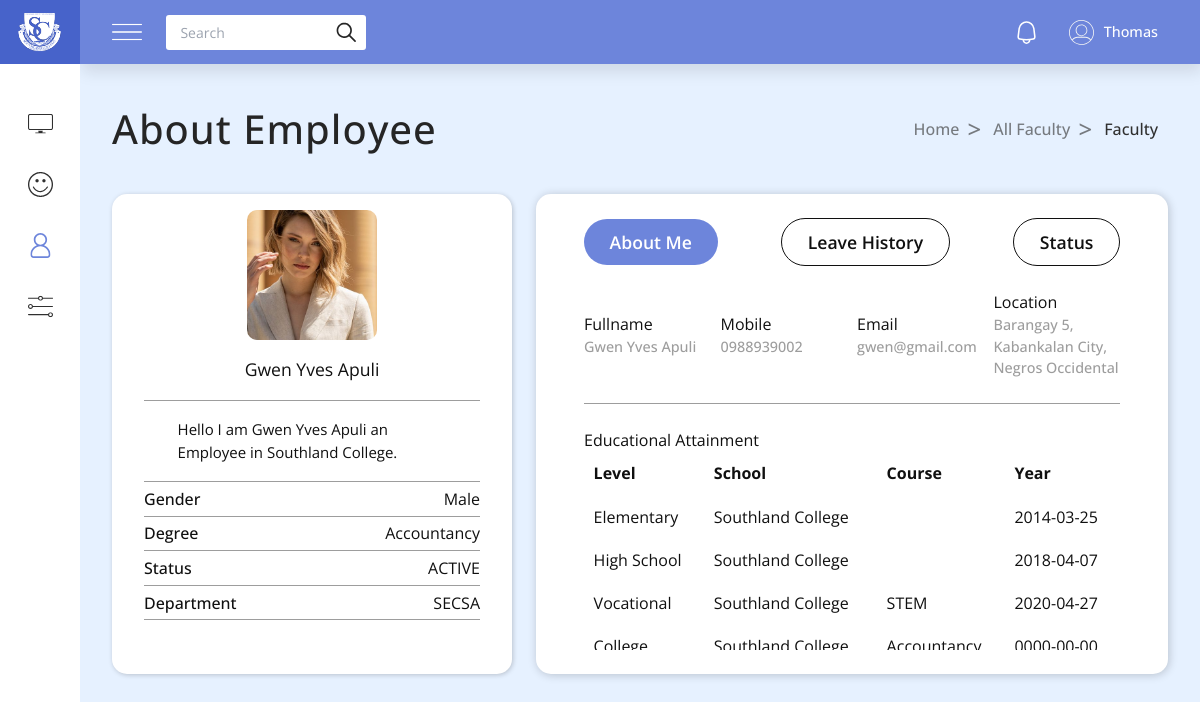
Before: /admin/about_faculty.php?faculty_id=10101 (signed in) with the older database file.
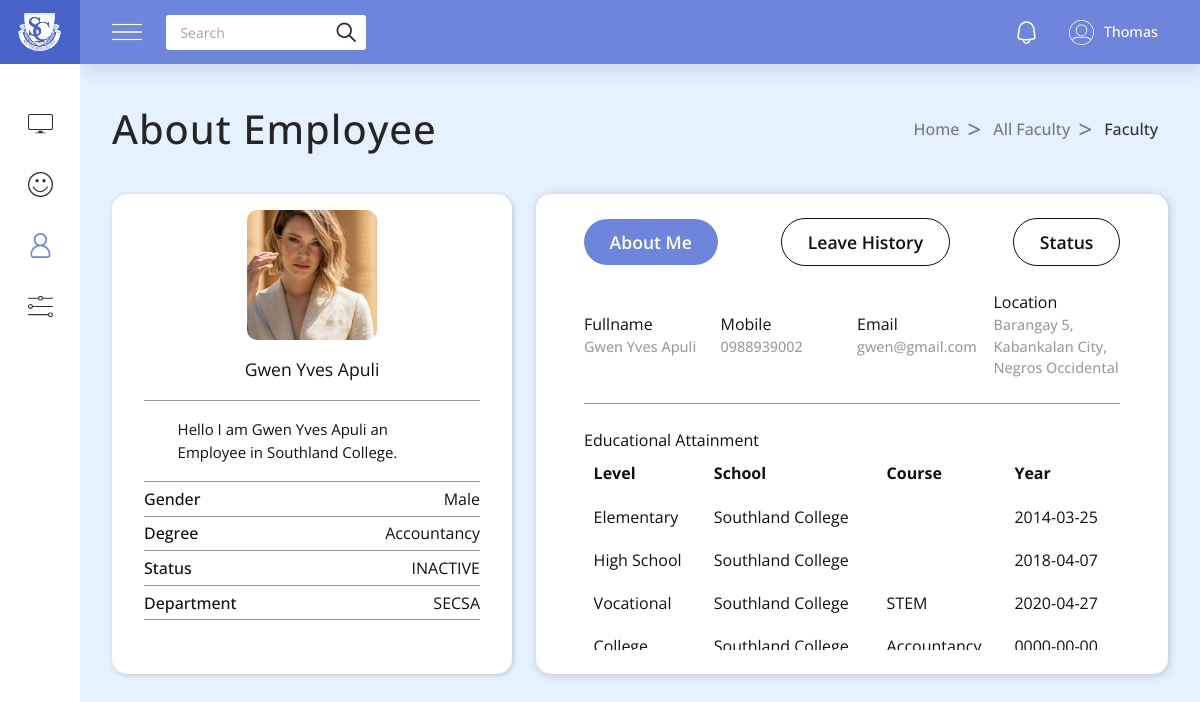
After: the same page with the newer database file.
### tables this page shows
CREATE TABLE `faculty_tbl` (
  `faculty_id` int(11) NOT NULL,
  `fname` varchar(255) NOT NULL,
  `mname` varchar(255) NOT NULL,
  `lname` varchar(255) NOT NULL,
  `date_of_birth` date NOT NULL,
  `place_of_birth` varchar(255) NOT NULL,
  `sex` varchar(255) NOT NULL,
  `blood_type` varchar(255) NOT NULL,
  `civil_status` varchar(255) NOT NULL,
  `tin_id` varchar(255) NOT NULL,
  `citizenship` varchar(255) NOT NULL,
  `sss_no` varchar(255) NOT NULL,
  `pagibig_no` varchar(255) NOT NULL,
  `philhealth_no` varchar(255) NOT NULL,
  `height` float NOT NULL,
  `weight` float NOT NULL,
  `residential_address` varchar(255) NOT NULL,
  `permanent_address` varchar(255) NOT NULL,
  `email` varchar(255) NOT NULL,
  `contact_number` varchar(255) NOT NULL,
  `status` varchar(255) NOT NULL DEFAULT 'ACTIVE',
  `photo_path` varchar(255) DEFAULT NULL,
  `department` varchar(255) NOT NULL
);

CREATE TABLE `college_tbl` (
  `employee_id` int(11) NOT NULL,
  `schoolname` varchar(255) NOT NULL,
  `address` varchar(255) NOT NULL,
  `course` varchar(255) NOT NULL,
  `year_graduate` date NOT NULL
);

CREATE TABLE `elementary_tbl` (
  `employee_id` int(11) NOT NULL,
  `schoolname` varchar(255) NOT NULL,
  `address` varchar(255) NOT NULL,
  `year_graduate` varchar(255) NOT NULL
);

CREATE TABLE `highschool_tbl` (
  `employee_id` int(11) NOT NULL,
  `schoolname` varchar(255) NOT NULL,
  `address` varchar(255) NOT NULL,
  `course` varchar(255) NOT NULL,
  `year_graduate` date NOT NULL
);

CREATE TABLE `vocational_tbl` (
  `employee_id` int(11) NOT NULL,
  `schoolname` varchar(255) NOT NULL,
  `address` varchar(255) NOT NULL,
  `course` varchar(255) NOT NULL,
  `year_graduate` date NOT NULL
);

### admin/about_faculty.php (the view, shortened to what the rows shown need)
<?php
include('includes/connection.php');
if (isset($_GET['faculty_id'])) {
    $id = $_GET['faculty_id'];
    $query = "SELECT * from faculty_tbl WHERE faculty_id = '$id'";
    $query_res = mysqli_query($conn, $query);
    while ($row = mysqli_fetch_assoc($query_res)) {
        $fname = $row['fname'];
        $lname = $row['lname'];
        $sex = $row['sex'];
        $contact = $row['contact_number'];
        $email = $row['email'];
        $permanent_address = $row['permanent_address'];
        $f_photo_path = $row['photo_path'];
        $status = $row['status'];
        $department = $row['department'];
    }
    $query = "SELECT * FROM elementary_tbl WHERE employee_id = $id";
    $query_res = mysqli_query($conn, $query);
    if ($row = mysqli_fetch_assoc($query_res)) {
        $elem_school = $row['schoolname'];
        $elem_year = $row['year_graduate'];
    }
    $query = "SELECT * FROM highschool_tbl WHERE employee_id = $id";
    $query_res = mysqli_query($conn, $query);
    if ($row = mysqli_fetch_assoc($query_res)) {
        $highschool_school = $row['schoolname'];
        $highschool_year = $row['year_graduate'];
    }
    $query = "SELECT * FROM vocational_tbl WHERE employee_id = $id";
    $query_res = mysqli_query($conn, $query);
    if ($row = mysqli_fetch_assoc($query_res)) {
        $vocational_school = $row['schoolname'];
        $vocational_course = $row['course'];
        $vocational_year = $row['year_graduate'];
    }
    $query = "SELECT * FROM college_tbl WHERE employee_id = $id";
    $query_res = mysqli_query($conn, $query);
    if ($row = mysqli_fetch_assoc($query_res)) {
        $college_school = $row['schoolname'];
        $college_course = $row['course'];
        $college_year = $row['year_graduate'];
    }
}
?>
<!DOCTYPE html>
<html lang="en">
<head>
    <link rel="stylesheet" href="styles/nav.css" />
    <link rel="stylesheet" href="styles/about.css" />
    <script src="https://cdn.tailwindcss.com"></script>
</head>
<body>
    <?php require 'partials/nav.php' ?>
    <section class="section">
        <div class="section-title">
            <h1>About Employee</h1>
        </div>
        <div class="about-container">
            <div class="about-profile">
                <form id="photoForm" class="prof-img transition-all relative group">
                    <?php if (isset($_GET['faculty_id'])) : ?>
                        <img src="<?= !@$f_photo_path ? "images/profile-black.svg" : $f_photo_path ?>" alt="profile" class="object-cover">
                    <?php else : ?>
                        <img src="<?= !@$photo_path ? "images/profile-black.svg" : $photo_path ?>" alt="profile" class="object-cover">
                    <?php endif; ?>
                </form>
                <div class="profile-desc">
                    <div class="profile-name">
                        <?php echo "<h1>$fname $lname</h1>"; ?>
                    </div>
                    <div class="profile-info">
                        <p>Hello I am <?php echo "$fname $lname" ?> an Employee in Southland College.</p>
                    </div>
                    <div class="bordered-info">
                        <h3>Gender</h3>
                        <?php echo "<p>$sex</p>"; ?>
                    </div>
                    <div class="bordered-info">
                        <h3>Degree</h3>
                        <span><?php echo "$college_course" ?></span>
                    </div>
                    <div class="bordered-info">
                        <h3>Status</h3>
                        <span><?php echo $status ?></span>
                    </div>
                    <div class="bordered-info">
                        <h3>Department</h3>
                        <span><?php echo $department ?></span>
                    </div>
                </div>
            </div>
            <div class="about">
                <div class="info">
                    <div class="flex-1 w-1/4 overflow-hidden text-ellipsis">
                        <h3>Fullname</h3>
                        <?php echo "<p>$fname $lname</p>"; ?>
                    </div>
                    <div class="flex-1 w-1/4 overflow-hidden text-ellipsis">
                        <h3>Mobile</h3>
                        <?php echo "<p>$contact</p>"; ?>
                    </div>
                    <div class="flex-1 w-1/4 overflow-hidden text-ellipsis">
                        <h3>Email</h3>
                        <?php echo "<p>$email</p>"; ?>
                    </div>
                    <div class="flex-1 w-1/4 overflow-hidden text-ellipsis">
                        <h3>Location</h3>
                        <?php echo "<p>$permanent_address</p>"; ?>
                    </div>
                </div>
                <div class="desc">
                    <div class="desc-cont">
                        <table>
                            <tr>
                                <th>Level</th>
                                <th>School</th>
                                <th>Course</th>
                                <th>Year</th>
                            </tr>
                            <tr>
                                <td>Elementary</td>
                                <td><?php echo $elem_school ?></td>
                                <td></td>
                                <td><?php echo $elem_year ?></td>
                            </tr>
                            <tr>
                                <td>High School</td>
                                <td><?php echo $highschool_school ?></td>
                                <td></td>
                                <td><?php echo $highschool_year ?></td>
                            </tr>
                            <tr>
                                <td>Vocational</td>
                                <td><?php echo $vocational_school ?></td>
                                <td><?php echo $vocational_course ?></td>
                                <td><?php echo $vocational_year ?></td>
                            </tr>
                            <tr>
                                <td>College</td>
                                <td><?php echo $college_school ?></td>
                                <td><?php echo $college_course ?></td>
                                <td><?php echo $college_year ?></td>
                            </tr>
                        </table>
                    </div>
                </div>
            </div>
        </div>
    </section>
</body>
</html>

Changed rows visible on the page:
changed faculty_tbl "Gwen Yves": status "ACTIVE" → "INACTIVE"
